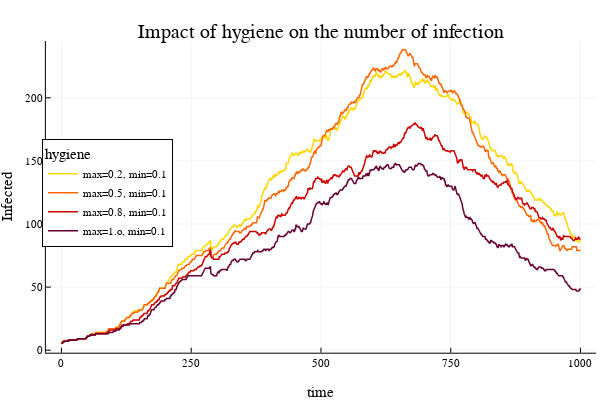

Notebook source saved alongside this figure:
### Code cell
using JLD2, DataFrames , Plots
@load "higiena_max.jld2"

x = agents1d.step
plotly()
Plots.plot(x, agents1d[:, aggname(:status, infected)],
    linecolor = "#FFD700",
    lw = 1.5,
    ylabel = "Infected",
    xlabel = "time",
    label = "max=0.2, min=0.1",
    title = "Impact of hygiene on the number of infection",
    legendtitle = "hygiene",
    legend = :left)
Plots.plot!(x, agents1c[:, aggname(:status, infected)],
    linecolor = "#FF6600",
    lw = 1.5,
    label = "max=0.5, min=0.1")
Plots.plot!(x, agents1b[:, aggname(:status, infected)],
    linecolor = "#CC0000",
    lw = 1.5,
    label = "max=0.8, min=0.1")
Plots.plot!(x, agents1a[:, aggname(:status, infected)],
    linecolor = "#660033",
    lw = 1.5,
    label = "max=1.o, min=0.1")

### Figure 1 — Plotly figure (JSON) as saved in the notebook; plotly's stock layout.template omitted (floating-point values rounded to 4 significant figures; data arrays with more than 128 entries replaced by an {"elided": "..."} marker saying what was removed)
{"data": [{"colorbar": {"title": ""}, "legendgroup": "max=0.2, min=0.1", "line": {"color": "rgba(255, 215, 0, 1.000)", "dash": "solid", "shape": "linear", "width": 1.5}, "mode": "lines", "name": "max=0.2, min=0.1", "showlegend": true, "type": "scatter", "x": {"elided": "1001 int values"}, "xaxis": "x", "y": {"elided": "1001 int values"}, "yaxis": "y", "zmax": null, "zmin": null}, {"colorbar": {"title": ""}, "legendgroup": "max=0.5, min=0.1", "line": {"color": "rgba(255, 102, 0, 1.000)", "dash": "solid", "shape": "linear", "width": 1.5}, "mode": "lines", "name": "max=0.5, min=0.1", "showlegend": true, "type": "scatter", "x": {"elided": "1001 int values"}, "xaxis": "x", "y": {"elided": "1001 int values"}, "yaxis": "y", "zmax": null, "zmin": null}, {"colorbar": {"title": ""}, "legendgroup": "max=0.8, min=0.1", "line": {"color": "rgba(204, 0, 0, 1.000)", "dash": "solid", "shape": "linear", "width": 1.5}, "mode": "lines", "name": "max=0.8, min=0.1", "showlegend": true, "type": "scatter", "x": {"elided": "1001 int values"}, "xaxis": "x", "y": {"elided": "1001 int values"}, "yaxis": "y", "zmax": null, "zmin": null}, {"colorbar": {"title": ""}, "legendgroup": "max=1.o, min=0.1", "line": {"color": "rgba(102, 0, 51, 1.000)", "dash": "solid", "shape": "linear", "width": 1.5}, "mode": "lines", "name": "max=1.o, min=0.1", "showlegend": true, "type": "scatter", "x": {"elided": "1001 int values"}, "xaxis": "x", "y": {"elided": "1001 int values"}, "yaxis": "y", "zmax": null, "zmin": null}], "layout": {"annotations": [{"font": {"color": "rgba(0, 0, 0, 1.000)", "family": "sans-serif", "size": 20}, "rotation": 0, "showarrow": false, "text": "Impact of hygiene on the number of infection", "x": 0.535, "xanchor": "center", "xref": "paper", "y": 1, "yanchor": "top", "yref": "paper"}], "height": 400, "legend": {"bgcolor": "rgba(255, 255, 255, 1.000)", "bordercolor": "rgba(0, 0, 0, 1.000)", "borderwidth": 1, "font": {"color": "rgba(0, 0, 0, 1.000)", "family": "sans-serif", "size": 11}, "title": {"font": {"color": "rgba(0, 0, 0, 1.000)", "family": "sans-serif", "size": 15}, "text": "hygiene"}, "tracegroupgap": 0, "traceorder": "normal", "x": 0.07, "xanchor": "left", "y": 0.52, "yanchor": "middle"}, "margin": {"b": 20, "l": 0, "r": 0, "t": 20}, "paper_bgcolor": "rgba(255, 255, 255, 1.000)", "plot_bgcolor": "rgba(255, 255, 255, 1.000)", "showlegend": true, "width": 600, "xaxis": {"anchor": "y", "domain": [0.07647, 0.9934], "gridcolor": "rgba(0, 0, 0, 0.100)", "gridwidth": 0.5, "linecolor": "rgba(0, 0, 0, 1.000)", "mirror": false, "range": [-30, 1030], "showgrid": true, "showline": true, "showticklabels": true, "tickangle": 0, "tickcolor": "rgb(0, 0, 0)", "tickfont": {"color": "rgba(0, 0, 0, 1.000)", "family": "sans-serif", "size": 11}, "tickmode": "array", "ticks": "inside", "ticktext": ["0", "250", "500", "750", "1000"], "tickvals": [0, 250, 500, 750, 1000], "title": "time", "titlefont": {"color": "rgba(0, 0, 0, 1.000)", "family": "sans-serif", "size": 15}, "type": "-", "visible": true, "zeroline": false, "zerolinecolor": "rgba(0, 0, 0, 1.000)"}, "yaxis": {"anchor": "x", "domain": [0.07581, 0.9415], "gridcolor": "rgba(0, 0, 0, 0.100)", "gridwidth": 0.5, "linecolor": "rgba(0, 0, 0, 1.000)", "mirror": false, "range": [-1.99, 245.0], "showgrid": true, "showline": true, "showticklabels": true, "tickangle": 0, "tickcolor": "rgb(0, 0, 0)", "tickfont": {"color": "rgba(0, 0, 0, 1.000)", "family": "sans-serif", "size": 11}, "tickmode": "array", "ticks": "inside", "ticktext": ["0", "50", "100", "150", "200"], "tickvals": [0, 50, 100, 150, 200], "title": "Infected", "titlefont": {"color": "rgba(0, 0, 0, 1.000)", "family": "sans-serif", "size": 15}, "type": "-", "visible": true, "zeroline": false, "zerolinecolor": "rgba(0, 0, 0, 1.000)"}}}
